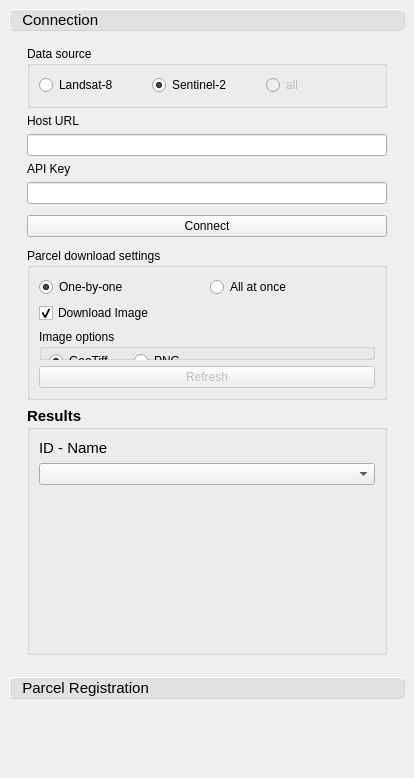
<?xml version="1.0" encoding="UTF-8"?>
<ui version="4.0">
 <class>AgknowDockWidgetBase</class>
 <widget class="QDockWidget" name="AgknowDockWidgetBase">
  <property name="geometry">
   <rect>
    <x>0</x>
    <y>0</y>
    <width>414</width>
    <height>778</height>
   </rect>
  </property>
  <property name="styleSheet">
   <string notr="true"/>
  </property>
  <property name="windowTitle">
   <string>agknow for QGIS</string>
  </property>
  <widget class="QWidget" name="dockWidgetContents">
   <layout class="QVBoxLayout" name="verticalLayout_2">
    <item>
     <widget class="QToolBox" name="toolBox">
      <property name="minimumSize">
       <size>
        <width>0</width>
        <height>0</height>
       </size>
      </property>
      <property name="maximumSize">
       <size>
        <width>16777215</width>
        <height>16777215</height>
       </size>
      </property>
      <property name="styleSheet">
       <string notr="true">QWidget::tab
{
    border-width: 1px;
    border-radius: 6px;
    border-color: lightgrey;
    border-style: outset;
    background:  rgb(225,225,225);
	font: 11pt;
}
QWidget::tab::hover
{
    border-color: lightgrey;
    border-style: outset;
    background:  lightgrey;
}</string>
      </property>
      <property name="frameShape">
       <enum>QFrame::NoFrame</enum>
      </property>
      <property name="frameShadow">
       <enum>QFrame::Raised</enum>
      </property>
      <property name="lineWidth">
       <number>1</number>
      </property>
      <property name="midLineWidth">
       <number>0</number>
      </property>
      <property name="currentIndex">
       <number>0</number>
      </property>
      <widget class="QWidget" name="page">
       <property name="geometry">
        <rect>
         <x>0</x>
         <y>0</y>
         <width>375</width>
         <height>607</height>
        </rect>
       </property>
       <property name="minimumSize">
        <size>
         <width>0</width>
         <height>0</height>
        </size>
       </property>
       <attribute name="label">
        <string>  Connection</string>
       </attribute>
       <layout class="QGridLayout" name="gridLayout">
        <property name="topMargin">
         <number>0</number>
        </property>
        <property name="bottomMargin">
         <number>7</number>
        </property>
        <item row="0" column="0">
         <widget class="QScrollArea" name="scrollArea">
          <property name="minimumSize">
           <size>
            <width>0</width>
            <height>600</height>
           </size>
          </property>
          <property name="frameShape">
           <enum>QFrame::NoFrame</enum>
          </property>
          <property name="horizontalScrollBarPolicy">
           <enum>Qt::ScrollBarAlwaysOff</enum>
          </property>
          <property name="widgetResizable">
           <bool>true</bool>
          </property>
          <widget class="QWidget" name="scrollAreaWidgetContents">
           <property name="geometry">
            <rect>
             <x>0</x>
             <y>-24</y>
             <width>336</width>
             <height>624</height>
            </rect>
           </property>
           <layout class="QGridLayout" name="gridLayout">
            <item row="0" column="0">
             <layout class="QVBoxLayout" name="verticalLayout">
              <item>
               <widget class="QGroupBox" name="grBoxDataSource">
                <property name="minimumSize">
                 <size>
                  <width>0</width>
                  <height>0</height>
                 </size>
                </property>
                <property name="maximumSize">
                 <size>
                  <width>16777215</width>
                  <height>16777215</height>
                 </size>
                </property>
                <property name="title">
                 <string>Data source</string>
                </property>
                <property name="flat">
                 <bool>false</bool>
                </property>
                <property name="checkable">
                 <bool>false</bool>
                </property>
                <layout class="QGridLayout" name="gridLayout">
                 <property name="bottomMargin">
                  <number>6</number>
                 </property>
                 <property name="spacing">
                  <number>6</number>
                 </property>
                 <item row="0" column="0">
                  <layout class="QHBoxLayout" name="horizontalLayout">
                   <property name="spacing">
                    <number>4</number>
                   </property>
                   <property name="bottomMargin">
                    <number>4</number>
                   </property>
                   <item>
                    <widget class="QRadioButton" name="rdBtnDataSourceLandsat">
                     <property name="minimumSize">
                      <size>
                       <width>0</width>
                       <height>0</height>
                      </size>
                     </property>
                     <property name="maximumSize">
                      <size>
                       <width>120</width>
                       <height>16777215</height>
                      </size>
                     </property>
                     <property name="text">
                      <string>Landsat-8</string>
                     </property>
                    </widget>
                   </item>
                   <item>
                    <widget class="QRadioButton" name="rdBtnDataSourceSentinel">
                     <property name="minimumSize">
                      <size>
                       <width>0</width>
                       <height>0</height>
                      </size>
                     </property>
                     <property name="maximumSize">
                      <size>
                       <width>120</width>
                       <height>16777215</height>
                      </size>
                     </property>
                     <property name="text">
                      <string>Sentinel-2</string>
                     </property>
                     <property name="iconSize">
                      <size>
                       <width>16</width>
                       <height>16</height>
                      </size>
                     </property>
                     <property name="checked">
                      <bool>true</bool>
                     </property>
                    </widget>
                   </item>
                   <item>
                    <widget class="QRadioButton" name="rdBtnDataSourceAll">
                     <property name="enabled">
                      <bool>false</bool>
                     </property>
                     <property name="minimumSize">
                      <size>
                       <width>0</width>
                       <height>0</height>
                      </size>
                     </property>
                     <property name="text">
                      <string>all</string>
                     </property>
                     <property name="checkable">
                      <bool>true</bool>
                     </property>
                     <property name="checked">
                      <bool>false</bool>
                     </property>
                    </widget>
                   </item>
                  </layout>
                 </item>
                </layout>
               </widget>
              </item>
              <item>
               <layout class="QVBoxLayout" name="verticalLayout">
                <item>
                 <widget class="QLabel" name="label_17">
                  <property name="text">
                   <string>Host URL</string>
                  </property>
                 </widget>
                </item>
                <item>
                 <widget class="QLineEdit" name="tbHostURL">
                  <property name="text">
                   <string/>
                  </property>
                 </widget>
                </item>
                <item>
                 <widget class="QLabel" name="label_18">
                  <property name="text">
                   <string>API Key</string>
                  </property>
                 </widget>
                </item>
                <item>
                 <widget class="QLineEdit" name="tbAPIKey">
                  <property name="text">
                   <string/>
                  </property>
                  <property name="echoMode">
                   <enum>QLineEdit::Password</enum>
                  </property>
                 </widget>
                </item>
                <item>
                 <spacer name="verticalSpacer">
                  <property name="orientation">
                   <enum>Qt::Vertical</enum>
                  </property>
                  <property name="sizeType">
                   <enum>QSizePolicy::Fixed</enum>
                  </property>
                  <property name="sizeHint" stdset="0">
                   <size>
                    <width>298</width>
                    <height>5</height>
                   </size>
                  </property>
                 </spacer>
                </item>
                <item>
                 <widget class="QPushButton" name="btnConnect">
                  <property name="text">
                   <string>Connect</string>
                  </property>
                 </widget>
                </item>
               </layout>
              </item>
              <item>
               <spacer name="verticalSpacer">
                <property name="orientation">
                 <enum>Qt::Vertical</enum>
                </property>
                <property name="sizeType">
                 <enum>QSizePolicy::Fixed</enum>
                </property>
                <property name="sizeHint" stdset="0">
                 <size>
                  <width>20</width>
                  <height>5</height>
                 </size>
                </property>
               </spacer>
              </item>
              <item>
               <widget class="QGroupBox" name="grBoxParcelDownloadSettings">
                <property name="enabled">
                 <bool>true</bool>
                </property>
                <property name="maximumSize">
                 <size>
                  <width>16777215</width>
                  <height>16777215</height>
                 </size>
                </property>
                <property name="title">
                 <string>Parcel download settings</string>
                </property>
                <layout class="QVBoxLayout" name="verticalLayout">
                 <item>
                  <layout class="QHBoxLayout" name="horizontalLayout">
                   <item>
                    <widget class="QRadioButton" name="rdBtnParcelDownloadOne">
                     <property name="text">
                      <string>One-by-one</string>
                     </property>
                     <property name="checked">
                      <bool>true</bool>
                     </property>
                    </widget>
                   </item>
                   <item>
                    <widget class="QRadioButton" name="rdBtnParcelDownloadAll">
                     <property name="text">
                      <string>All at once</string>
                     </property>
                    </widget>
                   </item>
                  </layout>
                 </item>
                 <item>
                  <widget class="QCheckBox" name="chkBoxDownloadImg">
                   <property name="text">
                    <string>Download Image</string>
                   </property>
                   <property name="checked">
                    <bool>true</bool>
                   </property>
                  </widget>
                 </item>
                 <item>
                  <widget class="QGroupBox" name="grBoxImgFormat">
                   <property name="sizePolicy">
                    <sizepolicy hsizetype="Preferred" vsizetype="Fixed">
                     <horstretch>0</horstretch>
                     <verstretch>0</verstretch>
                    </sizepolicy>
                   </property>
                   <property name="minimumSize">
                    <size>
                     <width>0</width>
                     <height>0</height>
                    </size>
                   </property>
                   <property name="title">
                    <string>Image options</string>
                   </property>
                   <widget class="QSplitter" name="splitter">
                    <property name="geometry">
                     <rect>
                      <x>10</x>
                      <y>20</y>
                      <width>164</width>
                      <height>22</height>
                     </rect>
                    </property>
                    <property name="orientation">
                     <enum>Qt::Horizontal</enum>
                    </property>
                    <widget class="QWidget" name="layoutWidget">
                     <layout class="QHBoxLayout" name="horizontalLayout">
                      <property name="spacing">
                       <number>6</number>
                      </property>
                      <property name="sizeConstraint">
                       <enum>QLayout::SetDefaultConstraint</enum>
                      </property>
                      <property name="leftMargin">
                       <number>0</number>
                      </property>
                      <property name="topMargin">
                       <number>0</number>
                      </property>
                      <property name="rightMargin">
                       <number>0</number>
                      </property>
                      <property name="bottomMargin">
                       <number>6</number>
                      </property>
                      <item>
                       <widget class="QRadioButton" name="rdBtnImgOptTiff">
                        <property name="sizePolicy">
                         <sizepolicy hsizetype="Minimum" vsizetype="Fixed">
                          <horstretch>0</horstretch>
                          <verstretch>0</verstretch>
                         </sizepolicy>
                        </property>
                        <property name="minimumSize">
                         <size>
                          <width>0</width>
                          <height>24</height>
                         </size>
                        </property>
                        <property name="text">
                         <string>GeoTiff</string>
                        </property>
                        <property name="checked">
                         <bool>true</bool>
                        </property>
                       </widget>
                      </item>
                      <item>
                       <widget class="QRadioButton" name="rdBtnImgOptPNG">
                        <property name="sizePolicy">
                         <sizepolicy hsizetype="Minimum" vsizetype="Fixed">
                          <horstretch>0</horstretch>
                          <verstretch>0</verstretch>
                         </sizepolicy>
                        </property>
                        <property name="minimumSize">
                         <size>
                          <width>0</width>
                          <height>24</height>
                         </size>
                        </property>
                        <property name="text">
                         <string>PNG</string>
                        </property>
                        <property name="checked">
                         <bool>false</bool>
                        </property>
                       </widget>
                      </item>
                     </layout>
                    </widget>
                   </widget>
                  </widget>
                 </item>
                 <item>
                  <widget class="QPushButton" name="btnRefresh">
                   <property name="enabled">
                    <bool>false</bool>
                   </property>
                   <property name="text">
                    <string>Refresh</string>
                   </property>
                   <property name="checkable">
                    <bool>false</bool>
                   </property>
                  </widget>
                 </item>
                </layout>
               </widget>
              </item>
              <item>
               <widget class="QGroupBox" name="grBoxResults">
                <property name="font">
                 <font>
                  <pointsize>11</pointsize>
                  <weight>75</weight>
                  <bold>true</bold>
                 </font>
                </property>
                <property name="title">
                 <string>Results</string>
                </property>
                <layout class="QGridLayout" name="gridLayout">
                 <item row="1" column="0">
                  <widget class="QComboBox" name="cbResultsIDName">
                   <property name="font">
                    <font>
                     <pointsize>9</pointsize>
                    </font>
                   </property>
                  </widget>
                 </item>
                 <item row="0" column="0">
                  <widget class="QLabel" name="label_16">
                   <property name="font">
                    <font>
                     <pointsize>11</pointsize>
                     <weight>50</weight>
                     <bold>false</bold>
                    </font>
                   </property>
                   <property name="text">
                    <string>ID - Name</string>
                   </property>
                  </widget>
                 </item>
                 <item row="2" column="0">
                  <spacer name="verticalSpacer">
                   <property name="orientation">
                    <enum>Qt::Vertical</enum>
                   </property>
                   <property name="sizeHint" stdset="0">
                    <size>
                     <width>20</width>
                     <height>40</height>
                    </size>
                   </property>
                  </spacer>
                 </item>
                </layout>
               </widget>
              </item>
             </layout>
            </item>
           </layout>
          </widget>
         </widget>
        </item>
       </layout>
      </widget>
      <widget class="QWidget" name="page_2">
       <property name="geometry">
        <rect>
         <x>0</x>
         <y>0</y>
         <width>470</width>
         <height>600</height>
        </rect>
       </property>
       <attribute name="label">
        <string>  Parcel Registration</string>
       </attribute>
       <layout class="QHBoxLayout" name="horizontalLayout">
        <item>
         <widget class="QScrollArea" name="scrollArea">
          <property name="minimumSize">
           <size>
            <width>0</width>
            <height>500</height>
           </size>
          </property>
          <property name="frameShape">
           <enum>QFrame::NoFrame</enum>
          </property>
          <property name="frameShadow">
           <enum>QFrame::Plain</enum>
          </property>
          <property name="horizontalScrollBarPolicy">
           <enum>Qt::ScrollBarAlwaysOff</enum>
          </property>
          <property name="widgetResizable">
           <bool>true</bool>
          </property>
          <widget class="QWidget" name="scrollAreaWidgetContents">
           <property name="geometry">
            <rect>
             <x>0</x>
             <y>0</y>
             <width>431</width>
             <height>579</height>
            </rect>
           </property>
           <layout class="QHBoxLayout" name="horizontalLayout">
            <item>
             <widget class="QGroupBox" name="grBoxLayerSettings">
              <property name="enabled">
               <bool>false</bool>
              </property>
              <property name="minimumSize">
               <size>
                <width>0</width>
                <height>300</height>
               </size>
              </property>
              <property name="title">
               <string>Parcel registration settings</string>
              </property>
              <property name="checkable">
               <bool>false</bool>
              </property>
              <property name="checked">
               <bool>false</bool>
              </property>
              <layout class="QVBoxLayout" name="verticalLayout">
               <item>
                <widget class="QCheckBox" name="chxBoxRegister">
                 <property name="text">
                  <string>Registering active</string>
                 </property>
                 <property name="checked">
                  <bool>true</bool>
                 </property>
                </widget>
               </item>
               <item>
                <widget class="QLabel" name="label0">
                 <property name="font">
                  <font>
                   <pointsize>11</pointsize>
                   <weight>50</weight>
                   <bold>false</bold>
                  </font>
                 </property>
                 <property name="text">
                  <string>Polygon Layer</string>
                 </property>
                </widget>
               </item>
               <item>
                <widget class="QgsMapLayerComboBox" name="cbPolygonLayer">
                 <property name="font">
                  <font>
                   <pointsize>9</pointsize>
                  </font>
                 </property>
                </widget>
               </item>
               <item>
                <spacer name="verticalSpacer">
                 <property name="orientation">
                  <enum>Qt::Vertical</enum>
                 </property>
                 <property name="sizeType">
                  <enum>QSizePolicy::Fixed</enum>
                 </property>
                 <property name="sizeHint" stdset="0">
                  <size>
                   <width>20</width>
                   <height>5</height>
                  </size>
                 </property>
                </spacer>
               </item>
               <item>
                <widget class="QGroupBox" name="grBoxAttributes">
                 <property name="sizePolicy">
                  <sizepolicy hsizetype="Preferred" vsizetype="MinimumExpanding">
                   <horstretch>0</horstretch>
                   <verstretch>0</verstretch>
                  </sizepolicy>
                 </property>
                 <property name="minimumSize">
                  <size>
                   <width>0</width>
                   <height>150</height>
                  </size>
                 </property>
                 <property name="title">
                  <string>Attributes</string>
                 </property>
                 <layout class="QGridLayout" name="gridLayout">
                  <item row="4" column="0">
                   <widget class="QLabel" name="lblRegister">
                    <property name="enabled">
                     <bool>false</bool>
                    </property>
                    <property name="maximumSize">
                     <size>
                      <width>16777215</width>
                      <height>16777215</height>
                     </size>
                    </property>
                    <property name="text">
                     <string>Please select one feature from the chosen polygon layer!</string>
                    </property>
                    <property name="textFormat">
                     <enum>Qt::AutoText</enum>
                    </property>
                    <property name="alignment">
                     <set>Qt::AlignCenter</set>
                    </property>
                    <property name="wordWrap">
                     <bool>true</bool>
                    </property>
                   </widget>
                  </item>
                  <item row="1" column="0">
                   <spacer name="verticalSpacer">
                    <property name="orientation">
                     <enum>Qt::Vertical</enum>
                    </property>
                    <property name="sizeType">
                     <enum>QSizePolicy::Fixed</enum>
                    </property>
                    <property name="sizeHint" stdset="0">
                     <size>
                      <width>20</width>
                      <height>5</height>
                     </size>
                    </property>
                   </spacer>
                  </item>
                  <item row="0" column="0">
                   <layout class="QGridLayout" name="gridLayout">
                    <item row="6" column="1">
                     <widget class="QDateEdit" name="tbRegisterHarvest">
                      <property name="displayFormat">
                       <string>yyyy-MM-dd</string>
                      </property>
                      <property name="calendarPopup">
                       <bool>true</bool>
                      </property>
                      <property name="date">
                       <date>
                        <year>2018</year>
                        <month>12</month>
                        <day>1</day>
                       </date>
                      </property>
                     </widget>
                    </item>
                    <item row="6" column="0">
                     <widget class="QLabel" name="label">
                      <property name="font">
                       <font>
                        <pointsize>11</pointsize>
                       </font>
                      </property>
                      <property name="text">
                       <string>  harvest  </string>
                      </property>
                     </widget>
                    </item>
                    <item row="5" column="0">
                     <widget class="QLabel" name="label">
                      <property name="font">
                       <font>
                        <pointsize>11</pointsize>
                       </font>
                      </property>
                      <property name="text">
                       <string>  seeding  </string>
                      </property>
                     </widget>
                    </item>
                    <item row="4" column="0">
                     <widget class="QLabel" name="label">
                      <property name="font">
                       <font>
                        <pointsize>11</pointsize>
                       </font>
                      </property>
                      <property name="text">
                       <string>  entity  </string>
                      </property>
                     </widget>
                    </item>
                    <item row="4" column="1">
                     <widget class="QLineEdit" name="tbRegisterEntity">
                      <property name="font">
                       <font>
                        <pointsize>11</pointsize>
                        <weight>50</weight>
                        <italic>false</italic>
                        <bold>false</bold>
                       </font>
                      </property>
                      <property name="text">
                       <string/>
                      </property>
                      <property name="placeholderText">
                       <string>entity</string>
                      </property>
                     </widget>
                    </item>
                    <item row="5" column="1">
                     <widget class="QDateEdit" name="tbRegisterSeeding">
                      <property name="displayFormat">
                       <string>yyyy-MM-dd</string>
                      </property>
                      <property name="calendarPopup">
                       <bool>true</bool>
                      </property>
                      <property name="date">
                       <date>
                        <year>2018</year>
                        <month>1</month>
                        <day>1</day>
                       </date>
                      </property>
                     </widget>
                    </item>
                    <item row="0" column="0">
                     <widget class="QLabel" name="label">
                      <property name="font">
                       <font>
                        <pointsize>11</pointsize>
                       </font>
                      </property>
                      <property name="text">
                       <string>  name  </string>
                      </property>
                     </widget>
                    </item>
                    <item row="1" column="0">
                     <widget class="QLabel" name="label">
                      <property name="font">
                       <font>
                        <pointsize>11</pointsize>
                       </font>
                      </property>
                      <property name="text">
                       <string>  crop  </string>
                      </property>
                     </widget>
                    </item>
                    <item row="1" column="1">
                     <widget class="QLineEdit" name="tbRegisterCrop">
                      <property name="font">
                       <font>
                        <pointsize>11</pointsize>
                       </font>
                      </property>
                      <property name="text">
                       <string/>
                      </property>
                      <property name="placeholderText">
                       <string>crop</string>
                      </property>
                     </widget>
                    </item>
                    <item row="0" column="1">
                     <widget class="QLineEdit" name="tbRegisterName">
                      <property name="font">
                       <font>
                        <pointsize>11</pointsize>
                       </font>
                      </property>
                      <property name="text">
                       <string/>
                      </property>
                      <property name="placeholderText">
                       <string>name</string>
                      </property>
                     </widget>
                    </item>
                   </layout>
                  </item>
                  <item row="2" column="0">
                   <widget class="QPushButton" name="btnRegister">
                    <property name="enabled">
                     <bool>false</bool>
                    </property>
                    <property name="minimumSize">
                     <size>
                      <width>0</width>
                      <height>24</height>
                     </size>
                    </property>
                    <property name="text">
                     <string>Register feature</string>
                    </property>
                   </widget>
                  </item>
                  <item row="5" column="0">
                   <spacer name="verticalSpacer">
                    <property name="orientation">
                     <enum>Qt::Vertical</enum>
                    </property>
                    <property name="sizeHint" stdset="0">
                     <size>
                      <width>20</width>
                      <height>40</height>
                     </size>
                    </property>
                   </spacer>
                  </item>
                  <item row="3" column="0">
                   <spacer name="verticalSpacer_3">
                    <property name="orientation">
                     <enum>Qt::Vertical</enum>
                    </property>
                    <property name="sizeType">
                     <enum>QSizePolicy::Fixed</enum>
                    </property>
                    <property name="sizeHint" stdset="0">
                     <size>
                      <width>20</width>
                      <height>20</height>
                     </size>
                    </property>
                   </spacer>
                  </item>
                 </layout>
                </widget>
               </item>
              </layout>
             </widget>
            </item>
           </layout>
          </widget>
         </widget>
        </item>
       </layout>
      </widget>
     </widget>
    </item>
    <item>
     <spacer name="verticalSpacer">
      <property name="orientation">
       <enum>Qt::Vertical</enum>
      </property>
      <property name="sizeType">
       <enum>QSizePolicy::Fixed</enum>
      </property>
      <property name="sizeHint" stdset="0">
       <size>
        <width>20</width>
        <height>10</height>
       </size>
      </property>
     </spacer>
    </item>
    <item>
     <widget class="QLabel" name="label">
      <property name="text">
       <string>&lt;html&gt;&lt;head/&gt;&lt;body&gt;&lt;p style=&quot;margin-left: 10px&quot;&gt;&lt;img src=&quot;:/plugins/Agknow/geocledian_logo_sm.png&quot; /&gt;&lt;/p&gt;&lt;/body&gt;&lt;/html&gt;</string>
      </property>
      <property name="textFormat">
       <enum>Qt::RichText</enum>
      </property>
      <property name="alignment">
       <set>Qt::AlignRight|Qt::AlignTrailing|Qt::AlignVCenter</set>
      </property>
     </widget>
    </item>
    <item>
     <spacer name="verticalSpacer_2">
      <property name="orientation">
       <enum>Qt::Vertical</enum>
      </property>
      <property name="sizeType">
       <enum>QSizePolicy::Preferred</enum>
      </property>
      <property name="sizeHint" stdset="0">
       <size>
        <width>20</width>
        <height>40</height>
       </size>
      </property>
     </spacer>
    </item>
   </layout>
  </widget>
 </widget>
 <customwidgets>
  <customwidget>
   <class>QgsMapLayerComboBox</class>
   <extends>QComboBox</extends>
   <header>qgsmaplayercombobox.h</header>
  </customwidget>
 </customwidgets>
 <tabstops>
  <tabstop>rdBtnDataSourceLandsat</tabstop>
  <tabstop>rdBtnDataSourceSentinel</tabstop>
  <tabstop>rdBtnDataSourceAll</tabstop>
  <tabstop>tbHostURL</tabstop>
  <tabstop>tbAPIKey</tabstop>
  <tabstop>btnConnect</tabstop>
  <tabstop>rdBtnParcelDownloadOne</tabstop>
  <tabstop>rdBtnParcelDownloadAll</tabstop>
  <tabstop>chkBoxDownloadImg</tabstop>
  <tabstop>rdBtnImgOptTiff</tabstop>
  <tabstop>rdBtnImgOptPNG</tabstop>
  <tabstop>btnRefresh</tabstop>
  <tabstop>cbResultsIDName</tabstop>
  <tabstop>scrollArea</tabstop>
  <tabstop>scrollArea</tabstop>
  <tabstop>chxBoxRegister</tabstop>
  <tabstop>cbPolygonLayer</tabstop>
  <tabstop>tbRegisterName</tabstop>
  <tabstop>tbRegisterCrop</tabstop>
  <tabstop>tbRegisterEntity</tabstop>
  <tabstop>tbRegisterSeeding</tabstop>
  <tabstop>tbRegisterHarvest</tabstop>
  <tabstop>btnRegister</tabstop>
  <tabstop>scrollArea</tabstop>
 </tabstops>
 <resources/>
 <connections/>
</ui>
